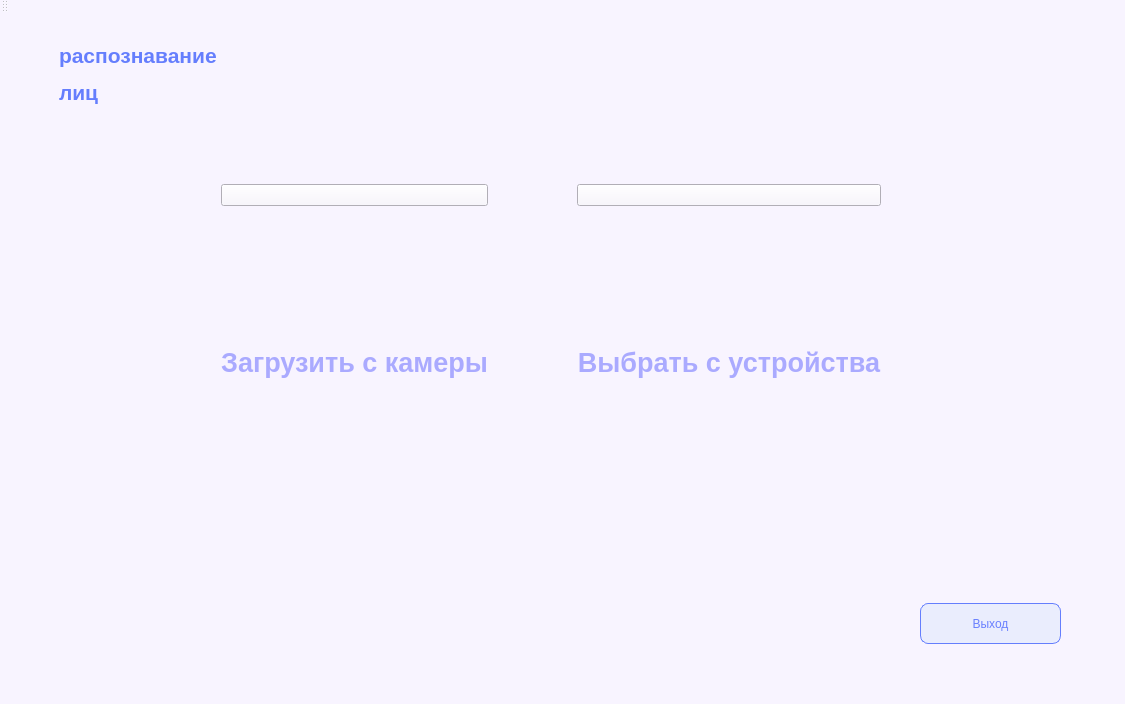
<?xml version="1.0" encoding="UTF-8"?>
<ui version="4.0">
 <class>MainWindow</class>
 <widget class="QMainWindow" name="MainWindow">
  <property name="geometry">
   <rect>
    <x>0</x>
    <y>0</y>
    <width>1125</width>
    <height>704</height>
   </rect>
  </property>
  <property name="windowTitle">
   <string>MainWindow</string>
  </property>
  <property name="styleSheet">
   <string notr="true">border-left: 5px;
background-color: rgb(248, 244, 255);
font: 75 10pt &quot;MS Shell Dlg 2&quot;;</string>
  </property>
  <widget class="QWidget" name="centralWidget">
   <widget class="QPushButton" name="pushButton">
    <property name="geometry">
     <rect>
      <x>920</x>
      <y>590</y>
      <width>141</width>
      <height>41</height>
     </rect>
    </property>
    <property name="styleSheet">
     <string notr="true">background-color: rgb(234, 237, 253);
border: 0.5px solid rgb(101, 126, 253);
border-radius: 8px;
color: rgb(105, 127, 254);
text-align: center;
font: 75 20pt &quot;MS Shell Dlg 2&quot;;</string>
    </property>
    <property name="text">
     <string>Выход</string>
    </property>
   </widget>
   <widget class="QWidget" name="layoutWidget">
    <property name="geometry">
     <rect>
      <x>10</x>
      <y>0</y>
      <width>332</width>
      <height>122</height>
     </rect>
    </property>
    <layout class="QHBoxLayout" name="horizontalLayout_3">
     <item>
      <widget class="QPushButton" name="pushButton_2">
       <property name="styleSheet">
        <string notr="true">background-color: none;
border-radius: none;</string>
       </property>
       <property name="text">
        <string/>
       </property>
       <property name="icon">
        <iconset>
         <normaloff>D:/Универ/ФСУ/ОПД/Иконки.png</normaloff>D:/Универ/ФСУ/ОПД/Иконки.png</iconset>
       </property>
       <property name="iconSize">
        <size>
         <width>100</width>
         <height>100</height>
        </size>
       </property>
      </widget>
     </item>
     <item>
      <widget class="QLabel" name="label">
       <property name="styleSheet">
        <string notr="true">background-color: none;
border-radius: none;</string>
       </property>
       <property name="text">
        <string>&lt;html&gt;&lt;head/&gt;&lt;body&gt;&lt;p&gt;&lt;span style=&quot; font-size:16pt; font-weight:600; color:#657efd;&quot;&gt;распознавание &lt;/span&gt;&lt;/p&gt;&lt;p&gt;&lt;span style=&quot; font-size:16pt; font-weight:600; color:#657efd;&quot;&gt;лиц&lt;/span&gt;&lt;/p&gt;&lt;/body&gt;&lt;/html&gt;</string>
       </property>
      </widget>
     </item>
     <item>
      <spacer name="horizontalSpacer_2">
       <property name="orientation">
        <enum>Qt::Horizontal</enum>
       </property>
       <property name="sizeHint" stdset="0">
        <size>
         <width>40</width>
         <height>20</height>
        </size>
       </property>
      </spacer>
     </item>
    </layout>
   </widget>
   <widget class="QWidget" name="layoutWidget">
    <property name="enabled">
     <bool>true</bool>
    </property>
    <property name="geometry">
     <rect>
      <x>210</x>
      <y>160</y>
      <width>682</width>
      <height>351</height>
     </rect>
    </property>
    <layout class="QHBoxLayout" name="horizontalLayout">
     <item>
      <layout class="QVBoxLayout" name="verticalLayout_2">
       <item>
        <widget class="QPushButton" name="pushButton_10">
         <property name="styleSheet">
          <string notr="true"/>
         </property>
         <property name="text">
          <string/>
         </property>
         <property name="icon">
          <iconset>
           <normaloff>../Photik.png</normaloff>../Photik.png</iconset>
         </property>
         <property name="iconSize">
          <size>
           <width>300</width>
           <height>300</height>
          </size>
         </property>
        </widget>
       </item>
       <item>
        <widget class="QLabel" name="label_12">
         <property name="styleSheet">
          <string notr="true">background-color: none;
border-radius: 8px;
color: rgb(170, 170, 255);
text-align: center;
font: 75 20pt &quot;MS Shell Dlg 2&quot;;</string>
         </property>
         <property name="text">
          <string>&lt;html&gt;&lt;head/&gt;&lt;body&gt;&lt;p align=&quot;center&quot;&gt;&lt;span style=&quot; font-size:20pt; font-weight:600;&quot;&gt;Загрузить с камеры&lt;/span&gt;&lt;/p&gt;&lt;/body&gt;&lt;/html&gt;</string>
         </property>
        </widget>
       </item>
      </layout>
     </item>
     <item>
      <spacer name="horizontalSpacer">
       <property name="orientation">
        <enum>Qt::Horizontal</enum>
       </property>
       <property name="sizeHint" stdset="0">
        <size>
         <width>40</width>
         <height>20</height>
        </size>
       </property>
      </spacer>
     </item>
     <item>
      <layout class="QVBoxLayout" name="verticalLayout">
       <item>
        <widget class="QPushButton" name="pushButton_11">
         <property name="enabled">
          <bool>true</bool>
         </property>
         <property name="styleSheet">
          <string notr="true"/>
         </property>
         <property name="text">
          <string/>
         </property>
         <property name="icon">
          <iconset>
           <normaloff>../papka.png</normaloff>../papka.png</iconset>
         </property>
         <property name="iconSize">
          <size>
           <width>300</width>
           <height>300</height>
          </size>
         </property>
        </widget>
       </item>
       <item>
        <widget class="QLabel" name="label_11">
         <property name="styleSheet">
          <string notr="true">background-color: none;
color: rgb(170, 170, 255);

</string>
         </property>
         <property name="text">
          <string>&lt;html&gt;&lt;head/&gt;&lt;body&gt;&lt;p align=&quot;center&quot;&gt;&lt;span style=&quot; font-size:20pt; font-weight:600;&quot;&gt;Выбрать с устройства&lt;/span&gt;&lt;/p&gt;&lt;/body&gt;&lt;/html&gt;</string>
         </property>
        </widget>
       </item>
      </layout>
     </item>
    </layout>
   </widget>
  </widget>
  <widget class="QMenuBar" name="menuBar">
   <property name="geometry">
    <rect>
     <x>0</x>
     <y>0</y>
     <width>1125</width>
     <height>22</height>
    </rect>
   </property>
  </widget>
  <widget class="QToolBar" name="mainToolBar">
   <attribute name="toolBarArea">
    <enum>TopToolBarArea</enum>
   </attribute>
   <attribute name="toolBarBreak">
    <bool>false</bool>
   </attribute>
  </widget>
  <widget class="QStatusBar" name="statusBar"/>
 </widget>
 <layoutdefault spacing="6" margin="11"/>
 <resources/>
 <connections/>
</ui>
